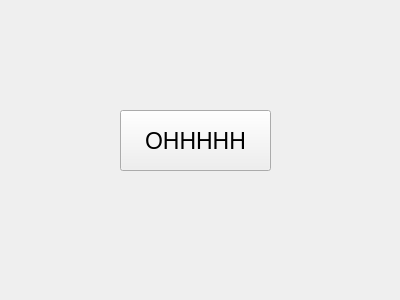
<?xml version="1.0" encoding="UTF-8"?>
<ui version="4.0">
 <class>Widget</class>
 <widget class="QWidget" name="Widget">
  <property name="geometry">
   <rect>
    <x>0</x>
    <y>0</y>
    <width>400</width>
    <height>300</height>
   </rect>
  </property>
  <property name="windowTitle">
   <string>Widget</string>
  </property>
  <widget class="QPushButton" name="pushButton">
   <property name="geometry">
    <rect>
     <x>120</x>
     <y>110</y>
     <width>151</width>
     <height>61</height>
    </rect>
   </property>
   <property name="font">
    <font>
     <pointsize>17</pointsize>
    </font>
   </property>
   <property name="text">
    <string>OHHHHH</string>
   </property>
  </widget>
 </widget>
 <layoutdefault spacing="6" margin="11"/>
 <resources/>
 <connections/>
</ui>
